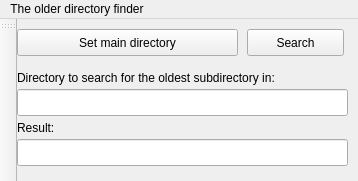
<?xml version="1.0" encoding="UTF-8"?>
<ui version="4.0">
 <class>MainWindow</class>
 <widget class="QMainWindow" name="MainWindow">
  <property name="geometry">
   <rect>
    <x>0</x>
    <y>0</y>
    <width>358</width>
    <height>181</height>
   </rect>
  </property>
  <property name="windowTitle">
   <string>MainWindow</string>
  </property>
  <widget class="QWidget" name="centralWidget">
   <widget class="QPushButton" name="pushButton">
    <property name="geometry">
     <rect>
      <x>230</x>
      <y>10</y>
      <width>97</width>
      <height>27</height>
     </rect>
    </property>
    <property name="text">
     <string>Search</string>
    </property>
   </widget>
   <widget class="QLineEdit" name="lineEdit">
    <property name="geometry">
     <rect>
      <x>0</x>
      <y>70</y>
      <width>331</width>
      <height>27</height>
     </rect>
    </property>
   </widget>
   <widget class="QLabel" name="label">
    <property name="geometry">
     <rect>
      <x>0</x>
      <y>50</y>
      <width>341</width>
      <height>17</height>
     </rect>
    </property>
    <property name="text">
     <string>Directory to search for the oldest subdirectory in:</string>
    </property>
   </widget>
   <widget class="QLineEdit" name="lineEdit_2">
    <property name="geometry">
     <rect>
      <x>0</x>
      <y>120</y>
      <width>331</width>
      <height>27</height>
     </rect>
    </property>
   </widget>
   <widget class="QLabel" name="label_2">
    <property name="geometry">
     <rect>
      <x>0</x>
      <y>100</y>
      <width>67</width>
      <height>17</height>
     </rect>
    </property>
    <property name="text">
     <string>Result:</string>
    </property>
   </widget>
   <widget class="QPushButton" name="pushButton_2">
    <property name="geometry">
     <rect>
      <x>0</x>
      <y>10</y>
      <width>221</width>
      <height>27</height>
     </rect>
    </property>
    <property name="text">
     <string>Set main directory</string>
    </property>
   </widget>
  </widget>
  <widget class="QMenuBar" name="menuBar">
   <property name="geometry">
    <rect>
     <x>0</x>
     <y>0</y>
     <width>358</width>
     <height>25</height>
    </rect>
   </property>
   <widget class="QMenu" name="menuThe_older_directory_finder">
    <property name="title">
     <string>The older directory finder</string>
    </property>
   </widget>
   <addaction name="menuThe_older_directory_finder"/>
  </widget>
  <widget class="QToolBar" name="mainToolBar">
   <attribute name="toolBarArea">
    <enum>LeftToolBarArea</enum>
   </attribute>
   <attribute name="toolBarBreak">
    <bool>false</bool>
   </attribute>
  </widget>
 </widget>
 <layoutdefault spacing="6" margin="11"/>
 <resources/>
 <connections/>
</ui>
